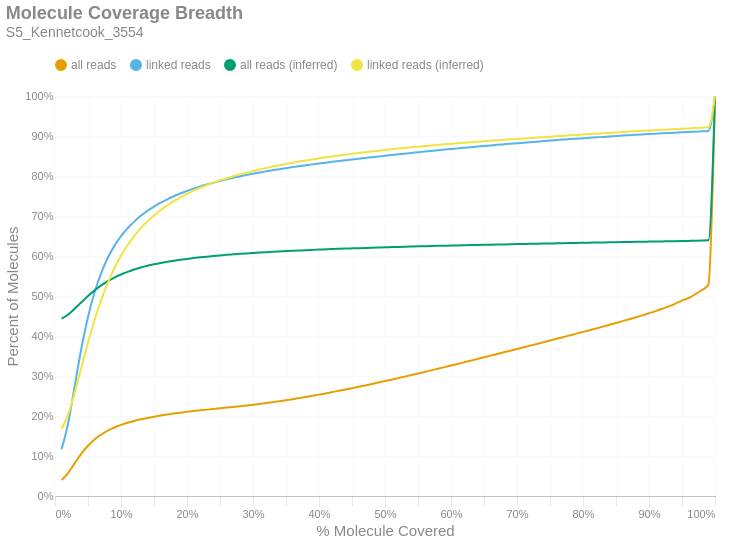

Notebook code cell kept with this figure:
### Markdown cell above
### Molecule Read Coverage
This chart shows molecule coverage breadth as computed by the number of bases aligned to that molecule. In other words, "*how much of each unique long molecule is actually sequenced/aligned?*" Keep in mind there is a distinction between sequences and alignments, since some sequences belonging to a particular molecule may not align well and wouldn't appear in the alignment data. This chart also shows molecule coverage breadth as computed by the *inferred fragment* from which the aligned sequences originate. Unlike read coverage, this calculation takes into account the total insert size, including unsequenced gaps between the forward and reverse reads. Like the previous figures, these are cumulative percents.

### Code cell
if SKIPLR:
    print_html(f"Skipped")
else:
    binned_df = consolidated_hist(valids['coverage_bp'], mask, 0.01, True)
    binned_df_inf = consolidated_hist(valids['coverage_inserts'], mask, 0.01, True)
    binned_df = binned_df.with_columns(pl.lit(binned_df_inf['all reads (cumsum)']).alias('all reads (inferred)'))
    binned_df = binned_df.with_columns(pl.lit(binned_df_inf['linked reads (cumsum)']).alias('linked reads (inferred)'))
    binned_df = binned_df.with_columns(
        (pl.col('bin').cast(pl.Float64) + 0.01).alias('right_edge')
    )

    with SafeRender(binned_df):
        (
            density_plot(binned_df, 'Molecule Coverage Breadth', samplename, 'molcov', ['all reads (inferred)','linked reads (inferred)'])
            .encode(
                #x=alt.X('bin:Q', title="% Molecule Covered").axis(format = '%').scale(padding=0),
                x=alt.X('right_edge:Q', title="% Molecule Covered").axis(format='%').scale(padding=0),
                y=alt.Y('value:Q', title='Percent of Molecules')
                    .axis(format='%')
                    .stack(False)
                    .scale(domainMin=0, padding=0),
                color=alt.Color("key:N").scale(domain = ["all reads", "linked reads", "all reads (inferred)", "linked reads (inferred)"]),
                tooltip = [
                    alt.Tooltip("key:N", title = "Data Type"),
                    alt.Tooltip("range_label:N", title="% Molecule Covered"),
                    alt.Tooltip("value:Q", format = ".2%", title="% Molecules")
                ]
            )
        ).display()

### Figure 1 — Vega-Lite specification as saved in the notebook (floating-point values rounded to 4 significant figures)
{"width": "container", "height": 400, "config": {"title": {"anchor": "start", "dy": -15, "fontSize": 18, "color": "#888888", "subtitleColor": "#888888", "subtitleFontSize": 14}, "arc": {"fill": "#0072B2"}, "axis": {"domainColor": "#888888", "domainWidth": 0.5, "gridWidth": 0.2, "grid": false, "titleFontWeight": 400, "titleFontSize": 15, "labelFontSize": 11, "labelColor": "#888888", "tickColor": "#888888", "tickWidth": 0.2, "titleColor": "#888888"}, "axisBand": {"grid": false}, "axisX": {"grid": true, "tickSize": 10, "domainCap": "round"}, "axisY": {"domain": false, "grid": true, "tickSize": 0, "domainCap": "round"}, "background": "transparent", "header": {"labelFontSize": 15, "labelColor": "#888888", "titleFontSize": 15, "titleFontWeight": 600, "titleColor": "#888888"}, "legend": {"labelFont": "sans-serif", "labelFontSize": 12, "labelColor": "#888888", "symbolSize": 100, "symbolType": "circle", "titleFontSize": 12, "titlePadding": 10, "titleColor": "#888888", "title": null, "orient": "top"}, "range": {"category": ["#E69F00", "#56B4E9", "#009E73", "#F0E442", "#0072B2", "#D55E00", "#CC79A7", "#000000"], "diverging": ["#cfe8f3", "#a2d4ec", "#73bfe2", "#46abdb", "#1696d2", "#12719e"]}, "area": {"fill": "#0072B2", "fillOpacity": 0.7, "line": true, "strokeOpacity": 0.7}, "line": {"color": "#0072B2", "stroke": "#0072B2", "strokeWidth": 2}, "trail": {"color": "#0072B2", "stroke": "#0072B2", "strokeWidth": 0, "size": 1}, "point": {"filled": true, "fillOpacity": 1.0, "size": 95}, "text": {"color": "#888888", "fontSize": 11, "align": "right", "fontWeight": 400, "size": 11}, "bar": {"fill": "#0072B2", "stroke": null}, "view": {"stroke": null, "continuousWidth": 660, "continuousHeight": 400}}, "data": {"name": "data-06f8cf5d3b12f62f713b5a78a3b779ff"}, "mark": {"type": "line", "interpolate": "monotone", "point": {"opacity": 0, "size": 275}}, "encoding": {"color": {"field": "key", "scale": {"domain": ["all reads", "linked reads", "all reads (inferred)", "linked reads (inferred)"]}, "type": "nominal"}, "tooltip": [{"field": "key", "title": "Data Type", "type": "nominal"}, {"field": "range_label", "title": "% Molecule Covered", "type": "nominal"}, {"field": "value", "format": ".2%", "title": "% Molecules", "type": "quantitative"}], "x": {"axis": {"format": "%"}, "field": "right_edge", "scale": {"padding": 0}, "title": "% Molecule Covered", "type": "quantitative"}, "y": {"axis": {"format": "%"}, "field": "value", "scale": {"domainMin": 0, "padding": 0}, "stack": false, "title": "Percent of Molecules", "type": "quantitative"}}, "params": [{"name": "param_c36ac31b6afebe62", "select": {"type": "point", "fields": ["key"]}, "bind": "legend"}], "title": {"text": "Molecule Coverage Breadth", "subtitle": "S5_Kennetcook_3554"}, "transform": [{"fold": ["all reads (cumsum)", "linked reads (cumsum)", "all reads (inferred)", "linked reads (inferred)"]}, {"calculate": "replace(datum.key, ' (cumsum)', '')", "as": "key"}, {"filter": {"param": "param_c36ac31b6afebe62"}}], "usermeta": {"embedOptions": {"downloadFileName": "S5_Kennetcook_3554.molcov"}}, "$schema": "https://vega.github.io/schema/vega-lite/v6.1.0.json", "datasets": {"data-06f8cf5d3b12f62f713b5a78a3b779ff": [{"bin": "0.0", "interval": "0.0-0.01", "all reads": 0.03971, "linked reads": 0.1171, "all reads (cumsum)": 0.03971, "linked reads (cumsum)": 0.1171, "range_label": "0.0-0.01", "all reads (inferred)": 0.4432, "linked reads (inferred)": 0.1674, "right_edge": 0.01}, {"bin": "0.01", "interval": "0.01-0.02", "all reads": 0.01809, "linked reads": 0.06552, "all reads (cumsum)": 0.05781, "linked reads (cumsum)": 0.1826, "range_label": "0.01-0.02", "all reads (inferred)": 0.4539, "linked reads (inferred)": 0.2043, "right_edge": 0.02}, {"bin": "0.02", "interval": "0.02-0.03", "all reads": 0.02431, "linked reads": 0.09373, "all reads (cumsum)": 0.08211, "linked reads (cumsum)": 0.2764, "range_label": "0.02-0.03", "all reads (inferred)": 0.4685, "linked reads (inferred)": 0.2594, "right_edge": 0.03}, {"bin": "0.03", "interval": "0.03-0.04", "all reads": 0.02368, "linked reads": 0.09306, "all reads (cumsum)": 0.1058, "linked reads (cumsum)": 0.3694, "range_label": "0.03-0.04", "all reads (inferred)": 0.4844, "linked reads (inferred)": 0.3214, "right_edge": 0.04}, {"bin": "0.04", "interval": "0.04-0.05", "all reads": 0.01982, "linked reads": 0.07816, "all reads (cumsum)": 0.1256, "linked reads (cumsum)": 0.4476, "range_label": "0.04-0.05", "all reads (inferred)": 0.4999, "linked reads (inferred)": 0.3833, "right_edge": 0.05}, {"bin": "0.05", "interval": "0.05-0.06", "all reads": 0.01574, "linked reads": 0.06181, "all reads (cumsum)": 0.1414, "linked reads (cumsum)": 0.5094, "range_label": "0.05-0.06", "all reads (inferred)": 0.5141, "linked reads (inferred)": 0.4399, "right_edge": 0.06}, {"bin": "0.06", "interval": "0.06-0.07", "all reads": 0.01232, "linked reads": 0.04805, "all reads (cumsum)": 0.1537, "linked reads (cumsum)": 0.5574, "range_label": "0.06-0.07", "all reads (inferred)": 0.5264, "linked reads (inferred)": 0.4899, "right_edge": 0.07}, {"bin": "0.07", "interval": "0.07-0.08", "all reads": 0.009847, "linked reads": 0.03812, "all reads (cumsum)": 0.1635, "linked reads (cumsum)": 0.5956, "range_label": "0.07-0.08", "all reads (inferred)": 0.5371, "linked reads (inferred)": 0.5328, "right_edge": 0.08}, {"bin": "0.08", "interval": "0.08-0.09", "all reads": 0.007799, "linked reads": 0.02979, "all reads (cumsum)": 0.1713, "linked reads (cumsum)": 0.6254, "range_label": "0.08-0.09", "all reads (inferred)": 0.5462, "linked reads (inferred)": 0.5695, "right_edge": 0.09}, {"bin": "0.09", "interval": "0.09-0.1", "all reads": 0.006409, "linked reads": 0.02412, "all reads (cumsum)": 0.1777, "linked reads (cumsum)": 0.6495, "range_label": "0.09-0.1", "all reads (inferred)": 0.5538, "linked reads (inferred)": 0.6004, "right_edge": 0.1}, {"bin": "0.1", "interval": "0.1-0.11", "all reads": 0.005365, "linked reads": 0.01982, "all reads (cumsum)": 0.1831, "linked reads (cumsum)": 0.6693, "range_label": "0.1-0.11", "all reads (inferred)": 0.5605, "linked reads (inferred)": 0.6269, "right_edge": 0.11}, {"bin": "0.11", "interval": "0.11-0.12", "all reads": 0.004585, "linked reads": 0.01668, "all reads (cumsum)": 0.1877, "linked reads (cumsum)": 0.686, "range_label": "0.11-0.12", "all reads (inferred)": 0.5662, "linked reads (inferred)": 0.6498, "right_edge": 0.12}, {"bin": "0.12", "interval": "0.12-0.13", "all reads": 0.004011, "linked reads": 0.01442, "all reads (cumsum)": 0.1917, "linked reads (cumsum)": 0.7004, "range_label": "0.12-0.13", "all reads (inferred)": 0.5711, "linked reads (inferred)": 0.6695, "right_edge": 0.13}, {"bin": "0.13", "interval": "0.13-0.14", "all reads": 0.00356, "linked reads": 0.0125, "all reads (cumsum)": 0.1952, "linked reads (cumsum)": 0.7129, "range_label": "0.13-0.14", "all reads (inferred)": 0.5754, "linked reads (inferred)": 0.6866, "right_edge": 0.14}, {"bin": "0.14", "interval": "0.14-0.15", "all reads": 0.00313, "linked reads": 0.01078, "all reads (cumsum)": 0.1984, "linked reads (cumsum)": 0.7237, "range_label": "0.14-0.15", "all reads (inferred)": 0.5791, "linked reads (inferred)": 0.7015, "right_edge": 0.15}, {"bin": "0.15", "interval": "0.15-0.16", "all reads": 0.002827, "linked reads": 0.00956, "all reads (cumsum)": 0.2012, "linked reads (cumsum)": 0.7332, "range_label": "0.15-0.16", "all reads (inferred)": 0.5825, "linked reads (inferred)": 0.7149, "right_edge": 0.16}, {"bin": "0.16", "interval": "0.16-0.17", "all reads": 0.002555, "linked reads": 0.008495, "all reads (cumsum)": 0.2038, "linked reads (cumsum)": 0.7417, "range_label": "0.16-0.17", "all reads (inferred)": 0.5855, "linked reads (inferred)": 0.7266, "right_edge": 0.17}, {"bin": "0.17", "interval": "0.17-0.18", "all reads": 0.002328, "linked reads": 0.007595, "all reads (cumsum)": 0.2061, "linked reads (cumsum)": 0.7493, "range_label": "0.17-0.18", "all reads (inferred)": 0.5882, "linked reads (inferred)": 0.7372, "right_edge": 0.18}, {"bin": "0.18", "interval": "0.18-0.19", "all reads": 0.00217, "linked reads": 0.006847, "all reads (cumsum)": 0.2083, "linked reads (cumsum)": 0.7562, "range_label": "0.18-0.19", "all reads (inferred)": 0.5906, "linked reads (inferred)": 0.7468, "right_edge": 0.19}, {"bin": "0.19", "interval": "0.19-0.2", "all reads": 0.0021, "linked reads": 0.006468, "all reads (cumsum)": 0.2104, "linked reads (cumsum)": 0.7626, "range_label": "0.19-0.2", "all reads (inferred)": 0.5928, "linked reads (inferred)": 0.7553, "right_edge": 0.2}, {"bin": "0.2", "interval": "0.2-0.21", "all reads": 0.001944, "linked reads": 0.005754, "all reads (cumsum)": 0.2123, "linked reads (cumsum)": 0.7684, "range_label": "0.2-0.21", "all reads (inferred)": 0.5948, "linked reads (inferred)": 0.7631, "right_edge": 0.21}, {"bin": "0.21", "interval": "0.21-0.22", "all reads": 0.001848, "linked reads": 0.005262, "all reads (cumsum)": 0.2142, "linked reads (cumsum)": 0.7737, "range_label": "0.21-0.22", "all reads (inferred)": 0.5967, "linked reads (inferred)": 0.7706, "right_edge": 0.22}, {"bin": "0.22", "interval": "0.22-0.23", "all reads": 0.001795, "linked reads": 0.005054, "all reads (cumsum)": 0.2159, "linked reads (cumsum)": 0.7787, "range_label": "0.22-0.23", "all reads (inferred)": 0.5984, "linked reads (inferred)": 0.7772, "right_edge": 0.23}, {"bin": "0.23", "interval": "0.23-0.24", "all reads": 0.001745, "linked reads": 0.004617, "all reads (cumsum)": 0.2177, "linked reads (cumsum)": 0.7833, "range_label": "0.23-0.24", "all reads (inferred)": 0.6, "linked reads (inferred)": 0.7833, "right_edge": 0.24}, {"bin": "0.24", "interval": "0.24-0.25", "all reads": 0.001683, "linked reads": 0.004292, "all reads (cumsum)": 0.2194, "linked reads (cumsum)": 0.7876, "range_label": "0.24-0.25", "all reads (inferred)": 0.6015, "linked reads (inferred)": 0.789, "right_edge": 0.25}, {"bin": "0.25", "interval": "0.25-0.26", "all reads": 0.001684, "linked reads": 0.00401, "all reads (cumsum)": 0.2211, "linked reads (cumsum)": 0.7916, "range_label": "0.25-0.26", "all reads (inferred)": 0.6029, "linked reads (inferred)": 0.7944, "right_edge": 0.26}, {"bin": "0.26", "interval": "0.26-0.27", "all reads": 0.001678, "linked reads": 0.003841, "all reads (cumsum)": 0.2227, "linked reads (cumsum)": 0.7955, "range_label": "0.26-0.27", "all reads (inferred)": 0.6042, "linked reads (inferred)": 0.7993, "right_edge": 0.27}, {"bin": "0.27", "interval": "0.27-0.28", "all reads": 0.001693, "linked reads": 0.003505, "all reads (cumsum)": 0.2244, "linked reads (cumsum)": 0.799, "range_label": "0.27-0.28", "all reads (inferred)": 0.6054, "linked reads (inferred)": 0.804, "right_edge": 0.28}, {"bin": "0.28", "interval": "0.28-0.29", "all reads": 0.001807, "linked reads": 0.003478, "all reads (cumsum)": 0.2262, "linked reads (cumsum)": 0.8025, "range_label": "0.28-0.29", "all reads (inferred)": 0.6065, "linked reads (inferred)": 0.8084, "right_edge": 0.29}, {"bin": "0.29", "interval": "0.29-0.3", "all reads": 0.001929, "linked reads": 0.003224, "all reads (cumsum)": 0.2282, "linked reads (cumsum)": 0.8057, "range_label": "0.29-0.3", "all reads (inferred)": 0.6076, "linked reads (inferred)": 0.8125, "right_edge": 0.3}, {"bin": "0.3", "interval": "0.3-0.31", "all reads": 0.002024, "linked reads": 0.00311, "all reads (cumsum)": 0.2302, "linked reads (cumsum)": 0.8088, "range_label": "0.3-0.31", "all reads (inferred)": 0.6086, "linked reads (inferred)": 0.8164, "right_edge": 0.31}, {"bin": "0.31", "interval": "0.31-0.32", "all reads": 0.002167, "linked reads": 0.002886, "all reads (cumsum)": 0.2324, "linked reads (cumsum)": 0.8117, "range_label": "0.31-0.32", "all reads (inferred)": 0.6096, "linked reads (inferred)": 0.8202, "right_edge": 0.32}, {"bin": "0.32", "interval": "0.32-0.33", "all reads": 0.002315, "linked reads": 0.002779, "all reads (cumsum)": 0.2347, "linked reads (cumsum)": 0.8145, "range_label": "0.32-0.33", "all reads (inferred)": 0.6105, "linked reads (inferred)": 0.8237, "right_edge": 0.33}, {"bin": "0.33", "interval": "0.33-0.34", "all reads": 0.00238, "linked reads": 0.002701, "all reads (cumsum)": 0.2371, "linked reads (cumsum)": 0.8172, "range_label": "0.33-0.34", "all reads (inferred)": 0.6114, "linked reads (inferred)": 0.827, "right_edge": 0.34}, {"bin": "0.34", "interval": "0.34-0.35", "all reads": 0.002473, "linked reads": 0.002503, "all reads (cumsum)": 0.2395, "linked reads (cumsum)": 0.8197, "range_label": "0.34-0.35", "all reads (inferred)": 0.6123, "linked reads (inferred)": 0.8302, "right_edge": 0.35}, {"bin": "0.35", "interval": "0.35-0.36", "all reads": 0.002609, "linked reads": 0.002537, "all reads (cumsum)": 0.2421, "linked reads (cumsum)": 0.8222, "range_label": "0.35-0.36", "all reads (inferred)": 0.6131, "linked reads (inferred)": 0.8332, "right_edge": 0.36}, {"bin": "0.36", "interval": "0.36-0.37", "all reads": 0.002704, "linked reads": 0.002363, "all reads (cumsum)": 0.2448, "linked reads (cumsum)": 0.8246, "range_label": "0.36-0.37", "all reads (inferred)": 0.6138, "linked reads (inferred)": 0.8361, "right_edge": 0.37}, {"bin": "0.37", "interval": "0.37-0.38", "all reads": 0.002776, "linked reads": 0.002293, "all reads (cumsum)": 0.2476, "linked reads (cumsum)": 0.8268, "range_label": "0.37-0.38", "all reads (inferred)": 0.6146, "linked reads (inferred)": 0.8389, "right_edge": 0.38}, {"bin": "0.38", "interval": "0.38-0.39", "all reads": 0.002884, "linked reads": 0.002234, "all reads (cumsum)": 0.2505, "linked reads (cumsum)": 0.8291, "range_label": "0.38-0.39", "all reads (inferred)": 0.6153, "linked reads (inferred)": 0.8415, "right_edge": 0.39}, {"bin": "0.39", "interval": "0.39-0.4", "all reads": 0.002959, "linked reads": 0.002153, "all reads (cumsum)": 0.2535, "linked reads (cumsum)": 0.8312, "range_label": "0.39-0.4", "all reads (inferred)": 0.616, "linked reads (inferred)": 0.8441, "right_edge": 0.4}, {"bin": "0.4", "interval": "0.4-0.41", "all reads": 0.003011, "linked reads": 0.002146, "all reads (cumsum)": 0.2565, "linked reads (cumsum)": 0.8334, "range_label": "0.4-0.41", "all reads (inferred)": 0.6167, "linked reads (inferred)": 0.8465, "right_edge": 0.41}, {"bin": "0.41", "interval": "0.41-0.42", "all reads": 0.003175, "linked reads": 0.002092, "all reads (cumsum)": 0.2596, "linked reads (cumsum)": 0.8355, "range_label": "0.41-0.42", "all reads (inferred)": 0.6173, "linked reads (inferred)": 0.849, "right_edge": 0.42}, {"bin": "0.42", "interval": "0.42-0.43", "all reads": 0.003244, "linked reads": 0.002011, "all reads (cumsum)": 0.2629, "linked reads (cumsum)": 0.8375, "range_label": "0.42-0.43", "all reads (inferred)": 0.6179, "linked reads (inferred)": 0.8512, "right_edge": 0.43}, {"bin": "0.43", "interval": "0.43-0.44", "all reads": 0.00331, "linked reads": 0.002013, "all reads (cumsum)": 0.2662, "linked reads (cumsum)": 0.8395, "range_label": "0.43-0.44", "all reads (inferred)": 0.6185, "linked reads (inferred)": 0.8534, "right_edge": 0.44}, {"bin": "0.44", "interval": "0.44-0.45", "all reads": 0.003371, "linked reads": 0.001968, "all reads (cumsum)": 0.2696, "linked reads (cumsum)": 0.8415, "range_label": "0.44-0.45", "all reads (inferred)": 0.6191, "linked reads (inferred)": 0.8554, "right_edge": 0.45}, {"bin": "0.45", "interval": "0.45-0.46", "all reads": 0.003418, "linked reads": 0.00186, "all reads (cumsum)": 0.273, "linked reads (cumsum)": 0.8433, "range_label": "0.45-0.46", "all reads (inferred)": 0.6196, "linked reads (inferred)": 0.8574, "right_edge": 0.46}, {"bin": "0.46", "interval": "0.46-0.47", "all reads": 0.003448, "linked reads": 0.001798, "all reads (cumsum)": 0.2764, "linked reads (cumsum)": 0.8451, "range_label": "0.46-0.47", "all reads (inferred)": 0.6202, "linked reads (inferred)": 0.8594, "right_edge": 0.47}, {"bin": "0.47", "interval": "0.47-0.48", "all reads": 0.003571, "linked reads": 0.001821, "all reads (cumsum)": 0.28, "linked reads (cumsum)": 0.8469, "range_label": "0.47-0.48", "all reads (inferred)": 0.6207, "linked reads (inferred)": 0.8613, "right_edge": 0.48}, {"bin": "0.48", "interval": "0.48-0.49", "all reads": 0.003494, "linked reads": 0.001797, "all reads (cumsum)": 0.2835, "linked reads (cumsum)": 0.8487, "range_label": "0.48-0.49", "all reads (inferred)": 0.6212, "linked reads (inferred)": 0.8632, "right_edge": 0.49}, {"bin": "0.49", "interval": "0.49-0.5", "all reads": 0.00391, "linked reads": 0.001842, "all reads (cumsum)": 0.2874, "linked reads (cumsum)": 0.8506, "range_label": "0.49-0.5", "all reads (inferred)": 0.6217, "linked reads (inferred)": 0.865, "right_edge": 0.5}, {"bin": "0.5", "interval": "0.5-0.51", "all reads": 0.003439, "linked reads": 0.001801, "all reads (cumsum)": 0.2908, "linked reads (cumsum)": 0.8524, "range_label": "0.5-0.51", "all reads (inferred)": 0.6222, "linked reads (inferred)": 0.8668, "right_edge": 0.51}, {"bin": "0.51", "interval": "0.51-0.52", "all reads": 0.003875, "linked reads": 0.001817, "all reads (cumsum)": 0.2947, "linked reads (cumsum)": 0.8542, "range_label": "0.51-0.52", "all reads (inferred)": 0.6227, "linked reads (inferred)": 0.8685, "right_edge": 0.52}, {"bin": "0.52", "interval": "0.52-0.53", "all reads": 0.003725, "linked reads": 0.001752, "all reads (cumsum)": 0.2984, "linked reads (cumsum)": 0.856, "range_label": "0.52-0.53", "all reads (inferred)": 0.6232, "linked reads (inferred)": 0.8701, "right_edge": 0.53}, {"bin": "0.53", "interval": "0.53-0.54", "all reads": 0.003812, "linked reads": 0.001725, "all reads (cumsum)": 0.3023, "linked reads (cumsum)": 0.8577, "range_label": "0.53-0.54", "all reads (inferred)": 0.6236, "linked reads (inferred)": 0.8717, "right_edge": 0.54}, {"bin": "0.54", "interval": "0.54-0.55", "all reads": 0.003887, "linked reads": 0.00162, "all reads (cumsum)": 0.3061, "linked reads (cumsum)": 0.8593, "range_label": "0.54-0.55", "all reads (inferred)": 0.6241, "linked reads (inferred)": 0.8733, "right_edge": 0.55}, {"bin": "0.55", "interval": "0.55-0.56", "all reads": 0.003962, "linked reads": 0.001741, "all reads (cumsum)": 0.3101, "linked reads (cumsum)": 0.861, "range_label": "0.55-0.56", "all reads (inferred)": 0.6245, "linked reads (inferred)": 0.8749, "right_edge": 0.56}, {"bin": "0.56", "interval": "0.56-0.57", "all reads": 0.004017, "linked reads": 0.001695, "all reads (cumsum)": 0.3141, "linked reads (cumsum)": 0.8627, "range_label": "0.56-0.57", "all reads (inferred)": 0.6249, "linked reads (inferred)": 0.8764, "right_edge": 0.57}, {"bin": "0.57", "interval": "0.57-0.58", "all reads": 0.003967, "linked reads": 0.001611, "all reads (cumsum)": 0.3181, "linked reads (cumsum)": 0.8643, "range_label": "0.57-0.58", "all reads (inferred)": 0.6253, "linked reads (inferred)": 0.8778, "right_edge": 0.58}, {"bin": "0.58", "interval": "0.58-0.59", "all reads": 0.004068, "linked reads": 0.001614, "all reads (cumsum)": 0.3222, "linked reads (cumsum)": 0.866, "range_label": "0.58-0.59", "all reads (inferred)": 0.6257, "linked reads (inferred)": 0.8792, "right_edge": 0.59}, {"bin": "0.59", "interval": "0.59-0.6", "all reads": 0.004123, "linked reads": 0.001558, "all reads (cumsum)": 0.3263, "linked reads (cumsum)": 0.8675, "range_label": "0.59-0.6", "all reads (inferred)": 0.6261, "linked reads (inferred)": 0.8805, "right_edge": 0.6}, {"bin": "0.6", "interval": "0.6-0.61", "all reads": 0.003924, "linked reads": 0.001531, "all reads (cumsum)": 0.3302, "linked reads (cumsum)": 0.8691, "range_label": "0.6-0.61", "all reads (inferred)": 0.6265, "linked reads (inferred)": 0.8819, "right_edge": 0.61}, {"bin": "0.61", "interval": "0.61-0.62", "all reads": 0.004134, "linked reads": 0.001555, "all reads (cumsum)": 0.3343, "linked reads (cumsum)": 0.8706, "range_label": "0.61-0.62", "all reads (inferred)": 0.6269, "linked reads (inferred)": 0.8832, "right_edge": 0.62}, {"bin": "0.62", "interval": "0.62-0.63", "all reads": 0.004101, "linked reads": 0.001473, "all reads (cumsum)": 0.3384, "linked reads (cumsum)": 0.8721, "range_label": "0.62-0.63", "all reads (inferred)": 0.6273, "linked reads (inferred)": 0.8845, "right_edge": 0.63}, {"bin": "0.63", "interval": "0.63-0.64", "all reads": 0.004093, "linked reads": 0.001503, "all reads (cumsum)": 0.3425, "linked reads (cumsum)": 0.8736, "range_label": "0.63-0.64", "all reads (inferred)": 0.6276, "linked reads (inferred)": 0.8857, "right_edge": 0.64}, {"bin": "0.64", "interval": "0.64-0.65", "all reads": 0.004152, "linked reads": 0.00147, "all reads (cumsum)": 0.3467, "linked reads (cumsum)": 0.8751, "range_label": "0.64-0.65", "all reads (inferred)": 0.628, "linked reads (inferred)": 0.887, "right_edge": 0.65}, {"bin": "0.65", "interval": "0.65-0.66", "all reads": 0.004255, "linked reads": 0.001405, "all reads (cumsum)": 0.3509, "linked reads (cumsum)": 0.8765, "range_label": "0.65-0.66", "all reads (inferred)": 0.6283, "linked reads (inferred)": 0.8881, "right_edge": 0.66}, {"bin": "0.66", "interval": "0.66-0.67", "all reads": 0.004129, "linked reads": 0.00143, "all reads (cumsum)": 0.3551, "linked reads (cumsum)": 0.8779, "range_label": "0.66-0.67", "all reads (inferred)": 0.6287, "linked reads (inferred)": 0.8893, "right_edge": 0.67}, {"bin": "0.67", "interval": "0.67-0.68", "all reads": 0.004187, "linked reads": 0.001368, "all reads (cumsum)": 0.3593, "linked reads (cumsum)": 0.8793, "range_label": "0.67-0.68", "all reads (inferred)": 0.629, "linked reads (inferred)": 0.8905, "right_edge": 0.68}, {"bin": "0.68", "interval": "0.68-0.69", "all reads": 0.004096, "linked reads": 0.001351, "all reads (cumsum)": 0.3634, "linked reads (cumsum)": 0.8806, "range_label": "0.68-0.69", "all reads (inferred)": 0.6294, "linked reads (inferred)": 0.8916, "right_edge": 0.69}, {"bin": "0.69", "interval": "0.69-0.7", "all reads": 0.004228, "linked reads": 0.001404, "all reads (cumsum)": 0.3676, "linked reads (cumsum)": 0.882, "range_label": "0.69-0.7", "all reads (inferred)": 0.6297, "linked reads (inferred)": 0.8927, "right_edge": 0.7}, {"bin": "0.7", "interval": "0.7-0.71", "all reads": 0.004161, "linked reads": 0.001233, "all reads (cumsum)": 0.3717, "linked reads (cumsum)": 0.8832, "range_label": "0.7-0.71", "all reads (inferred)": 0.63, "linked reads (inferred)": 0.8939, "right_edge": 0.71}, {"bin": "0.71", "interval": "0.71-0.72", "all reads": 0.004148, "linked reads": 0.001273, "all reads (cumsum)": 0.3759, "linked reads (cumsum)": 0.8845, "range_label": "0.71-0.72", "all reads (inferred)": 0.6303, "linked reads (inferred)": 0.8949, "right_edge": 0.72}, {"bin": "0.72", "interval": "0.72-0.73", "all reads": 0.004293, "linked reads": 0.00132, "all reads (cumsum)": 0.3802, "linked reads (cumsum)": 0.8858, "range_label": "0.72-0.73", "all reads (inferred)": 0.6307, "linked reads (inferred)": 0.8961, "right_edge": 0.73}, {"bin": "0.73", "interval": "0.73-0.74", "all reads": 0.004244, "linked reads": 0.001376, "all reads (cumsum)": 0.3844, "linked reads (cumsum)": 0.8872, "range_label": "0.73-0.74", "all reads (inferred)": 0.631, "linked reads (inferred)": 0.8972, "right_edge": 0.74}, {"bin": "0.74", "interval": "0.74-0.75", "all reads": 0.004425, "linked reads": 0.001288, "all reads (cumsum)": 0.3889, "linked reads (cumsum)": 0.8885, "range_label": "0.74-0.75", "all reads (inferred)": 0.6313, "linked reads (inferred)": 0.8983, "right_edge": 0.75}, {"bin": "0.75", "interval": "0.75-0.76", "all reads": 0.004122, "linked reads": 0.001269, "all reads (cumsum)": 0.393, "linked reads (cumsum)": 0.8898, "range_label": "0.75-0.76", "all reads (inferred)": 0.6317, "linked reads (inferred)": 0.8994, "right_edge": 0.76}, {"bin": "0.76", "interval": "0.76-0.77", "all reads": 0.004261, "linked reads": 0.001204, "all reads (cumsum)": 0.3972, "linked reads (cumsum)": 0.891, "range_label": "0.76-0.77", "all reads (inferred)": 0.632, "linked reads (inferred)": 0.9005, "right_edge": 0.77}, {"bin": "0.77", "interval": "0.77-0.78", "all reads": 0.004297, "linked reads": 0.001234, "all reads (cumsum)": 0.4015, "linked reads (cumsum)": 0.8922, "range_label": "0.77-0.78", "all reads (inferred)": 0.6323, "linked reads (inferred)": 0.9016, "right_edge": 0.78}, {"bin": "0.78", "interval": "0.78-0.79", "all reads": 0.004329, "linked reads": 0.001134, "all reads (cumsum)": 0.4059, "linked reads (cumsum)": 0.8933, "range_label": "0.78-0.79", "all reads (inferred)": 0.6326, "linked reads (inferred)": 0.9027, "right_edge": 0.79}, {"bin": "0.79", "interval": "0.79-0.8", "all reads": 0.004518, "linked reads": 0.001161, "all reads (cumsum)": 0.4104, "linked reads (cumsum)": 0.8945, "range_label": "0.79-0.8", "all reads (inferred)": 0.633, "linked reads (inferred)": 0.9038, "right_edge": 0.8}, {"bin": "0.8", "interval": "0.8-0.81", "all reads": 0.004202, "linked reads": 0.001081, "all reads (cumsum)": 0.4146, "linked reads (cumsum)": 0.8956, "range_label": "0.8-0.81", "all reads (inferred)": 0.6333, "linked reads (inferred)": 0.9049, "right_edge": 0.81}, {"bin": "0.81", "interval": "0.81-0.82", "all reads": 0.004367, "linked reads": 0.001113, "all reads (cumsum)": 0.419, "linked reads (cumsum)": 0.8967, "range_label": "0.81-0.82", "all reads (inferred)": 0.6336, "linked reads (inferred)": 0.9059, "right_edge": 0.82}, {"bin": "0.82", "interval": "0.82-0.83", "all reads": 0.004445, "linked reads": 0.001065, "all reads (cumsum)": 0.4234, "linked reads (cumsum)": 0.8978, "range_label": "0.82-0.83", "all reads (inferred)": 0.6339, "linked reads (inferred)": 0.907, "right_edge": 0.83}, {"bin": "0.83", "interval": "0.83-0.84", "all reads": 0.004521, "linked reads": 0.001143, "all reads (cumsum)": 0.4279, "linked reads (cumsum)": 0.8989, "range_label": "0.83-0.84", "all reads (inferred)": 0.6342, "linked reads (inferred)": 0.908, "right_edge": 0.84}, {"bin": "0.84", "interval": "0.84-0.85", "all reads": 0.004556, "linked reads": 0.001097, "all reads (cumsum)": 0.4325, "linked reads (cumsum)": 0.9, "range_label": "0.84-0.85", "all reads (inferred)": 0.6345, "linked reads (inferred)": 0.909, "right_edge": 0.85}, {"bin": "0.85", "interval": "0.85-0.86", "all reads": 0.004631, "linked reads": 0.001021, "all reads (cumsum)": 0.4371, "linked reads (cumsum)": 0.901, "range_label": "0.85-0.86", "all reads (inferred)": 0.6348, "linked reads (inferred)": 0.91, "right_edge": 0.86}, {"bin": "0.86", "interval": "0.86-0.87", "all reads": 0.004648, "linked reads": 0.0009692, "all reads (cumsum)": 0.4418, "linked reads (cumsum)": 0.902, "range_label": "0.86-0.87", "all reads (inferred)": 0.6351, "linked reads (inferred)": 0.911, "right_edge": 0.87}, {"bin": "0.87", "interval": "0.87-0.88", "all reads": 0.004932, "linked reads": 0.0009836, "all reads (cumsum)": 0.4467, "linked reads (cumsum)": 0.903, "range_label": "0.87-0.88", "all reads (inferred)": 0.6354, "linked reads (inferred)": 0.9119, "right_edge": 0.88}, {"bin": "0.88", "interval": "0.88-0.89", "all reads": 0.004942, "linked reads": 0.0009574, "all reads (cumsum)": 0.4516, "linked reads (cumsum)": 0.9039, "range_label": "0.88-0.89", "all reads (inferred)": 0.6357, "linked reads (inferred)": 0.9128, "right_edge": 0.89}, {"bin": "0.89", "interval": "0.89-0.9", "all reads": 0.005314, "linked reads": 0.0009303, "all reads (cumsum)": 0.4569, "linked reads (cumsum)": 0.9049, "range_label": "0.89-0.9", "all reads (inferred)": 0.636, "linked reads (inferred)": 0.9138, "right_edge": 0.9}, {"bin": "0.9", "interval": "0.9-0.91", "all reads": 0.005366, "linked reads": 0.0008427, "all reads (cumsum)": 0.4623, "linked reads (cumsum)": 0.9057, "range_label": "0.9-0.91", "all reads (inferred)": 0.6363, "linked reads (inferred)": 0.9147, "right_edge": 0.91}, {"bin": "0.91", "interval": "0.91-0.92", "all reads": 0.005766, "linked reads": 0.0009177, "all reads (cumsum)": 0.4681, "linked reads (cumsum)": 0.9066, "range_label": "0.91-0.92", "all reads (inferred)": 0.6366, "linked reads (inferred)": 0.9155, "right_edge": 0.92}, {"bin": "0.92", "interval": "0.92-0.93", "all reads": 0.005997, "linked reads": 0.0008996, "all reads (cumsum)": 0.4741, "linked reads (cumsum)": 0.9075, "range_label": "0.92-0.93", "all reads (inferred)": 0.6368, "linked reads (inferred)": 0.9164, "right_edge": 0.93}, {"bin": "0.93", "interval": "0.93-0.94", "all reads": 0.006779, "linked reads": 0.0008653, "all reads (cumsum)": 0.4808, "linked reads (cumsum)": 0.9084, "range_label": "0.93-0.94", "all reads (inferred)": 0.6371, "linked reads (inferred)": 0.9172, "right_edge": 0.94}, {"bin": "0.94", "interval": "0.94-0.95", "all reads": 0.007582, "linked reads": 0.0008888, "all reads (cumsum)": 0.4884, "linked reads (cumsum)": 0.9093, "range_label": "0.94-0.95", "all reads (inferred)": 0.6374, "linked reads (inferred)": 0.9181, "right_edge": 0.95}, {"bin": "0.95", "interval": "0.95-0.96", "all reads": 0.006531, "linked reads": 0.0007976, "all reads (cumsum)": 0.495, "linked reads (cumsum)": 0.9101, "range_label": "0.95-0.96", "all reads (inferred)": 0.6378, "linked reads (inferred)": 0.919, "right_edge": 0.96}, {"bin": "0.96", "interval": "0.96-0.97", "all reads": 0.009421, "linked reads": 0.0008048, "all reads (cumsum)": 0.5044, "linked reads (cumsum)": 0.9109, "range_label": "0.96-0.97", "all reads (inferred)": 0.6382, "linked reads (inferred)": 0.92, "right_edge": 0.97}, {"bin": "0.97", "interval": "0.97-0.98", "all reads": 0.009984, "linked reads": 0.0007578, "all reads (cumsum)": 0.5144, "linked reads (cumsum)": 0.9116, "range_label": "0.97-0.98", "all reads (inferred)": 0.6386, "linked reads (inferred)": 0.9209, "right_edge": 0.98}, {"bin": "0.98", "interval": "0.98-0.99", "all reads": 0.01425, "linked reads": 0.0008048, "all reads (cumsum)": 0.5286, "linked reads (cumsum)": 0.9124, "range_label": "0.98-0.99", "all reads (inferred)": 0.6391, "linked reads (inferred)": 0.9222, "right_edge": 0.99}, {"bin": "0.99", "interval": "0.99-1.0", "all reads": 0.4714, "linked reads": 0.08756, "all reads (cumsum)": 1.0, "linked reads (cumsum)": 1.0, "range_label": "0.99-1.0", "all reads (inferred)": 1.0, "linked reads (inferred)": 1.0, "right_edge": 1.0}]}}
